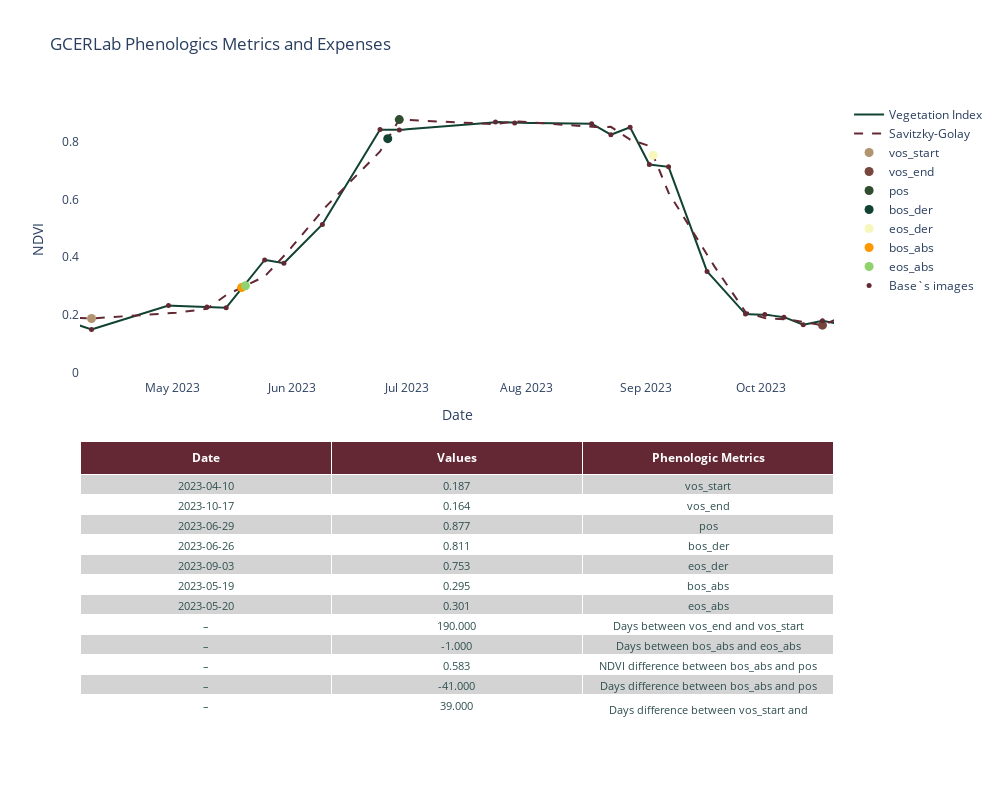
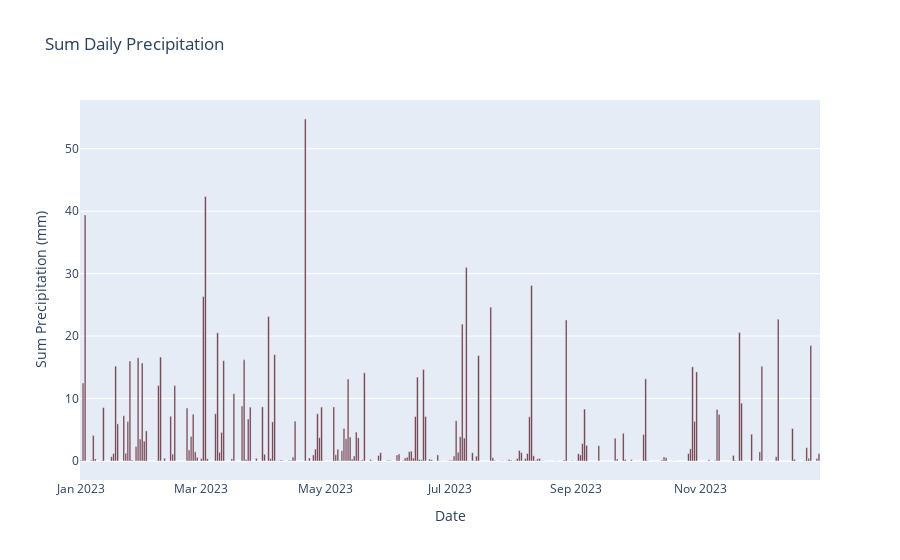
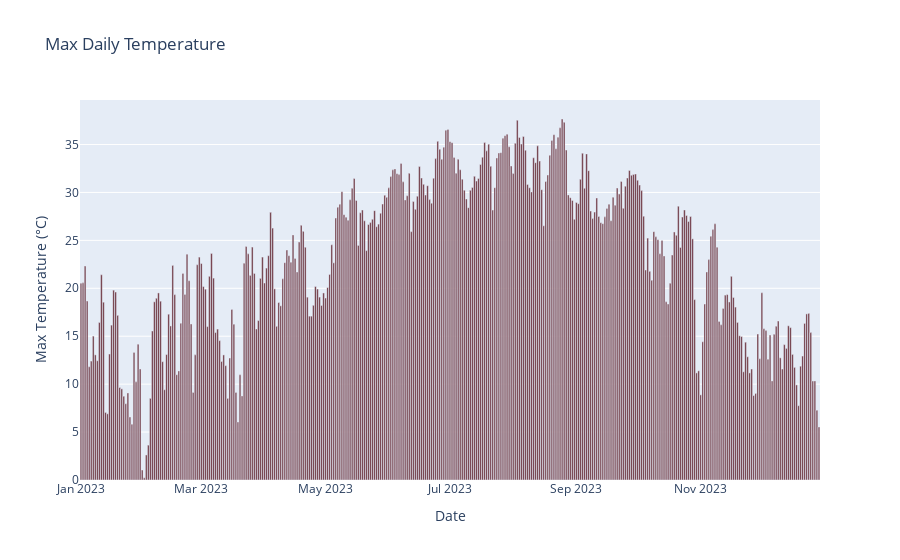
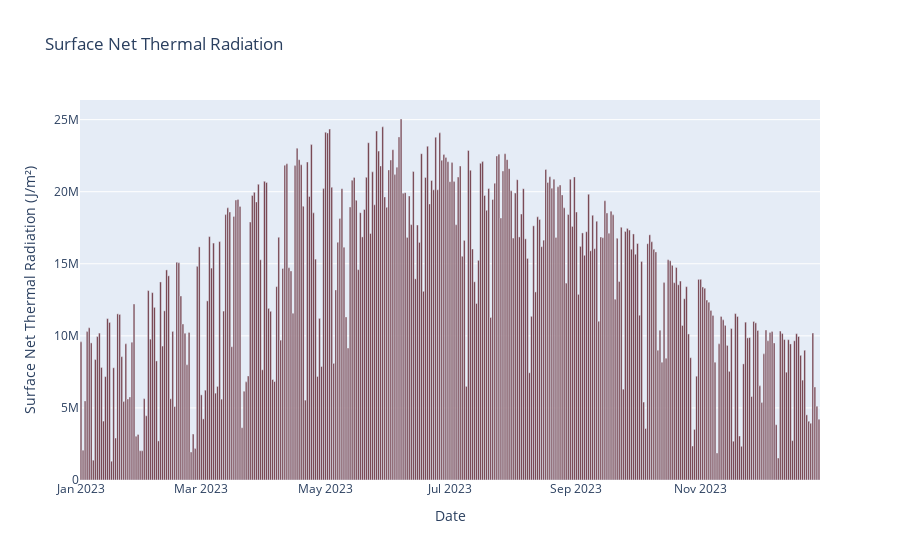

The code cell stored with these charts, in order, in its notebook:
### Code cell
plotter = PhenologyPlotter(df, phenology_df, vegetation_index)
fig = plotter.plot_data()

#fig_1 = plotter.plot_data_01()

fig_precipitation = data.plot_precipitation()
fig_temperature = data.plot_temperature()
fig_radiation = data.plot_radiation()


fig.show()
#fig_1.show()
# Show the interactive plots
fig_precipitation.show()
fig_temperature.show()
fig_radiation.show()

### Figure 1 — Plotly figure (JSON) as saved in the notebook; plotly's stock layout.template omitted (floating-point values rounded to 4 significant figures; data arrays with more than 128 entries replaced by an {"elided": "..."} marker saying what was removed)
{"data": [{"line": {"color": "#114232"}, "mode": "lines", "name": "Vegetation Index", "type": "scatter", "x": {"elided": "356 str values"}, "xaxis": "x", "y": {"elided": "356 float values"}, "yaxis": "y"}, {"line": {"color": "#642834", "dash": "dash"}, "mode": "lines", "name": "Savitzky-Golay", "type": "scatter", "x": {"elided": "356 str values"}, "xaxis": "x", "y": {"elided": "356 float values"}, "yaxis": "y"}, {"marker": {"color": "#B19470", "size": 9}, "mode": "markers", "name": "vos_start", "type": "scatter", "x": ["2023-04-10T00:00:00"], "xaxis": "x", "y": [0.1874], "yaxis": "y"}, {"marker": {"color": "#76453B", "size": 9}, "mode": "markers", "name": "vos_end", "type": "scatter", "x": ["2023-10-17T00:00:00"], "xaxis": "x", "y": [0.1642], "yaxis": "y"}, {"marker": {"color": "#304D30", "size": 9}, "mode": "markers", "name": "pos", "type": "scatter", "x": ["2023-06-29T00:00:00"], "xaxis": "x", "y": [0.8774], "yaxis": "y"}, {"marker": {"color": "#114232", "size": 9}, "mode": "markers", "name": "bos_der", "type": "scatter", "x": ["2023-06-26T00:00:00"], "xaxis": "x", "y": [0.8111], "yaxis": "y"}, {"marker": {"color": "#F7F6BB", "size": 9}, "mode": "markers", "name": "eos_der", "type": "scatter", "x": ["2023-09-03T00:00:00"], "xaxis": "x", "y": [0.7534], "yaxis": "y"}, {"marker": {"color": "#FF9800", "size": 9}, "mode": "markers", "name": "bos_abs", "type": "scatter", "x": ["2023-05-19T00:00:00"], "xaxis": "x", "y": [0.2946], "yaxis": "y"}, {"marker": {"color": "#90D26D", "size": 9}, "mode": "markers", "name": "eos_abs", "type": "scatter", "x": ["2023-05-20T00:00:00"], "xaxis": "x", "y": [0.301], "yaxis": "y"}, {"cells": {"align": "center", "fill": {"color": [["lightgrey", "white", "lightgrey", "white", "lightgrey", "white", "lightgrey", "white", "lightgrey", "white", "lightgrey", "white", "lightgrey", "white", "lightgrey", "white", "lightgrey", "white", "lightgrey", "white", "lightgrey", "white", "lightgrey", "white", "lightgrey", "white", "lightgrey", "white", "lightgrey", "white", "lightgrey", "white", "lightgrey", "white", "lightgrey", "white"]]}, "font": {"color": "darkslategray", "size": 11}, "values": [["2023-04-10", "2023-10-17", "2023-06-29", "2023-06-26", "2023-09-03", "2023-05-19", "2023-05-20", "–", "–", "–", "–", "–", "–", "–", "–", "–", "–", "–"], ["0.187", "0.164", "0.877", "0.811", "0.753", "0.295", "0.301", "190.000", "-1.000", "0.583", "-41.000", "39.000", "0.107", "150.000", "0.576", "40.000", "0.137", "0.000"], ["vos_start", "vos_end", "pos", "bos_der", "eos_der", "bos_abs", "eos_abs", "Days between vos_end and vos_start", "Days between bos_abs and eos_abs", "NDVI difference between bos_abs and pos", "Days difference between bos_abs and pos", "Days difference between vos_start and bos_abs", "NDVI difference between vos_start and bos_abs", "Days difference between vos_end and eos_abs", "NDVI difference between eos_abs and pos", "Days difference between eos_abs and pos", "NDVI difference between eos_abs and vos_end", "Count 85% percentiles days between bos_abs and eos_abs"]]}, "domain": {"x": [0, 1], "y": [0, 0.45]}, "header": {"align": "center", "fill": {"color": "#642834"}, "font": {"color": "white", "size": 12}, "values": ["<b>Date</b>", "<b>Values</b>", "<b>Phenologic Metrics</b>"]}, "type": "table"}, {"marker": {"color": "#642834", "size": 5}, "mode": "markers", "name": "Base`s images", "type": "scatter", "x": {"elided": "356 str values"}, "xaxis": "x", "y": {"elided": "356 float values"}, "yaxis": "y"}], "layout": {"height": 800, "paper_bgcolor": "#FFFFFF", "plot_bgcolor": "#FFFFFF", "title": {"text": "GCERLab Phenologics Metrics and Expenses"}, "width": 1000, "xaxis": {"anchor": "y", "domain": [0, 1], "range": ["2023-04-07T00:00:00", "2023-10-20T00:00:00"], "title": {"text": "Date"}}, "yaxis": {"anchor": "x", "domain": [0.55, 1], "title": {"text": "NDVI"}}}}

### Figure 2 — Plotly figure (JSON) as saved in the notebook; plotly's stock layout.template omitted (floating-point values rounded to 4 significant figures; data arrays with more than 128 entries replaced by an {"elided": "..."} marker saying what was removed)
{"data": [{"alignmentgroup": "True", "hovertemplate": "Date=%{x}<br>Sum Precipitation (mm)=%{y}<extra></extra>", "legendgroup": "", "marker": {"color": "#642834", "pattern": {"shape": ""}}, "name": "", "offsetgroup": "", "orientation": "v", "showlegend": false, "textposition": "auto", "type": "bar", "x": {"elided": "363 str values"}, "xaxis": "x", "y": {"elided": "363 float values"}, "yaxis": "y"}], "layout": {"barmode": "relative", "legend": {"tracegroupgap": 0}, "title": {"text": "Sum Daily Precipitation"}, "xaxis": {"anchor": "y", "domain": [0, 1], "title": {"text": "Date"}}, "yaxis": {"anchor": "x", "domain": [0, 1], "title": {"text": "Sum Precipitation (mm)"}}}}

### Figure 3 — Plotly figure (JSON) as saved in the notebook; plotly's stock layout.template omitted (floating-point values rounded to 4 significant figures; data arrays with more than 128 entries replaced by an {"elided": "..."} marker saying what was removed)
{"data": [{"alignmentgroup": "True", "hovertemplate": "Date=%{x}<br>Max Temperature (°C)=%{y}<extra></extra>", "legendgroup": "", "marker": {"color": "#642834", "pattern": {"shape": ""}}, "name": "", "offsetgroup": "", "orientation": "v", "showlegend": false, "textposition": "auto", "type": "bar", "x": {"elided": "363 str values"}, "xaxis": "x", "y": {"elided": "363 float values"}, "yaxis": "y"}], "layout": {"barmode": "relative", "legend": {"tracegroupgap": 0}, "title": {"text": "Max Daily Temperature"}, "xaxis": {"anchor": "y", "domain": [0, 1], "title": {"text": "Date"}}, "yaxis": {"anchor": "x", "domain": [0, 1], "title": {"text": "Max Temperature (°C)"}}}}

### Figure 4 — Plotly figure (JSON) as saved in the notebook; plotly's stock layout.template omitted (floating-point values rounded to 4 significant figures; data arrays with more than 128 entries replaced by an {"elided": "..."} marker saying what was removed)
{"data": [{"alignmentgroup": "True", "hovertemplate": "Date=%{x}<br>Surface Net Thermal Radiation (J/m²)=%{y}<extra></extra>", "legendgroup": "", "marker": {"color": "#642834", "pattern": {"shape": ""}}, "name": "", "offsetgroup": "", "orientation": "v", "showlegend": false, "textposition": "auto", "type": "bar", "x": {"elided": "363 str values"}, "xaxis": "x", "y": {"elided": "363 float values"}, "yaxis": "y"}], "layout": {"barmode": "relative", "legend": {"tracegroupgap": 0}, "title": {"text": "Surface Net Thermal Radiation"}, "xaxis": {"anchor": "y", "domain": [0, 1], "title": {"text": "Date"}}, "yaxis": {"anchor": "x", "domain": [0, 1], "title": {"text": "Surface Net Thermal Radiation (J/m²)"}}}}
